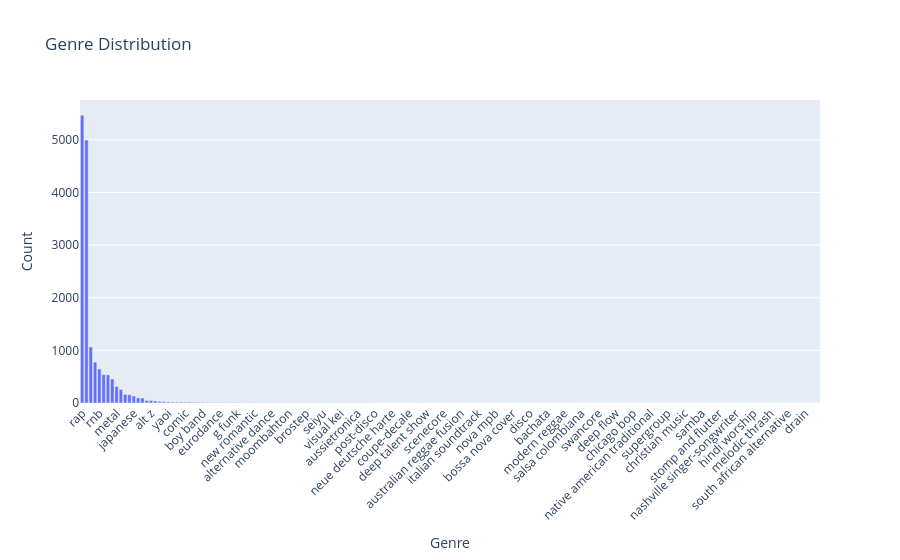

Notebook code cell kept with this figure:
### Code cell
plotting.plot_genres(df["genres"])

### Figure 1 — Plotly figure (JSON) as saved in the notebook; plotly's stock layout.template omitted (floating-point values rounded to 4 significant figures; data arrays with more than 128 entries replaced by an {"elided": "..."} marker saying what was removed)
{"data": [{"alignmentgroup": "True", "hovertemplate": "Genre=%{x}<br>Count=%{y}<extra></extra>", "legendgroup": "", "marker": {"color": "#636efa", "pattern": {"shape": ""}}, "name": "", "offsetgroup": "", "orientation": "v", "showlegend": false, "textposition": "auto", "type": "bar", "x": {"elided": "172 str values"}, "xaxis": "x", "y": {"elided": "172 int values"}, "yaxis": "y"}], "layout": {"barmode": "relative", "legend": {"tracegroupgap": 0}, "title": {"text": "Genre Distribution"}, "xaxis": {"anchor": "y", "domain": [0, 1], "tickangle": -45, "title": {"text": "Genre"}}, "yaxis": {"anchor": "x", "domain": [0, 1], "title": {"text": "Count"}}}}
